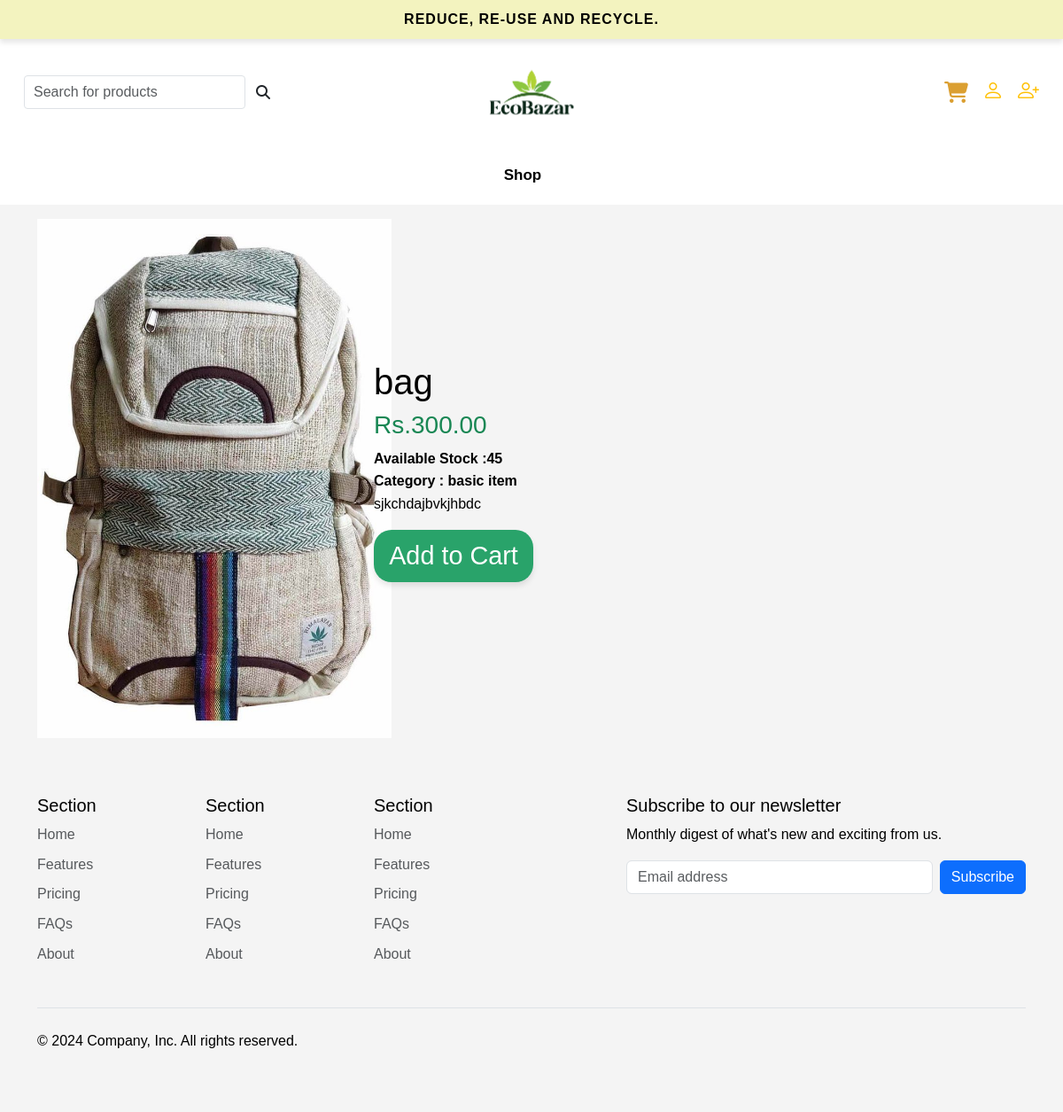
Page /productdetails/3/ on the committed database.
### products/models.py (models this page shows, shortened)
class Product(models.Model):
    product_name=models.CharField(max_length=100)
    product_price=models.DecimalField(max_digits=10, decimal_places=2)
    stock=models.IntegerField()
    product_description=models.TextField()
    product_image=models.FileField(upload_to='static/uploads',null=True)
    created_at=models.DateTimeField(auto_now_add=True)
    category=models.ForeignKey(Category,related_name='products',on_delete=models.CASCADE ,null=True)

class Category(models.Model):
    category_name=models.CharField(max_length=100,unique=True)
    created_at=models.DateTimeField(auto_now_add=True)
    def __str__(self):
        return self.category_name

### users/views.py (the view)
# urls.py: path('productdetails/<int:product_id>/', productdetails, name='product_details'),
def productdetails(request, product_id):
    product = Product.objects.get(id=product_id)
    context = {
        'product': product
    }
    return render(request, 'users/productdetails.html', context)

### users/templates/users/productdetails.html (shortened to what this page needs)
{% extends 'layouts.html' %}
{% load static %}
{% block main-content %}
{% include 'users/header.html' %}
<div class="container my-3">
  <div class="row d-flex justify-content-between align-items-center">
      <div class="col-md-3">
          <img src="/{{product.product_image}}" alt="{{product.product_name}} " width="400px">
      </div>
      <div class="col-md-8">
          <h1>{{product.product_name}}</h1>
          <h3 class="text-success">Rs.{{product.product_price}}</h3>
          <strong> Available Stock :{{product.stock}}</strong>
          <br>
          <strong> Category : {{product.category}}</strong>
          <br>
          <p>{{product.product_description}}</p>
          <div class="my-3"><a href="/addtocart/{{product.id}}" class="btn custom-cart-button">Add to Cart
            </a> </div>
      </div>
  </div>
</div>
{% include 'users/footer.html' %}
{% endblock %}

### static/css/app.css (style rules this page uses)
body { font-family: 'Arial', sans-serif; margin: 0; padding: 0; color: black; line-height: 1.6; }
body { font-family: Arial, sans-serif; background-color: #f4f4f4; margin: 0; padding: 0; }

### users/templates/users/header.html (style rules this page uses)
.d-flex a { font-size: 1.8rem; transition: color 0.3s ease; }
.d-flex a { display: flex; align-items: center; justify-content: center; }

### users/templates/users/productdetails.html (style rules this page uses)
.custom-cart-button { background-color: #29a36a; color: white; font-size: 12px; padding: 8px 14px; border-radius: 20px; border: none; text-decoration: none; display: inline-flex; align-items: center; justify-content: center; max-width: 180px; white-space: nowrap; overflow: hidden; text-overflow: ellipsis; box-shadow: 0 4px 6px rgba(0, 0, 0, 0.1); transition: background-color 0.3s, box-shadow 0.3s; }

### rows in the picture
Product: product_image (picture), product_name "bag", product_price "300.00", stock "45", category "basic item", product_description "sjkchdajbvkjhbdc"
